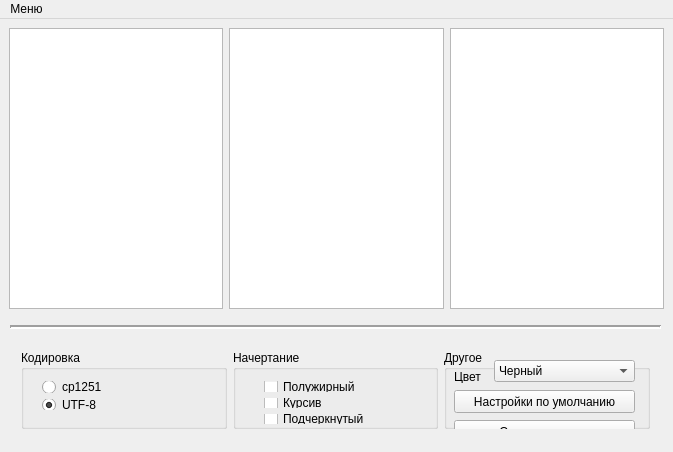
<?xml version="1.0" encoding="UTF-8"?>
<ui version="4.0">
 <class>MainFrame</class>
 <widget class="QMainWindow" name="MainFrame">
  <property name="geometry">
   <rect>
    <x>0</x>
    <y>0</y>
    <width>673</width>
    <height>452</height>
   </rect>
  </property>
  <property name="windowTitle">
   <string>MainFrame</string>
  </property>
  <widget class="QWidget" name="centralWidget">
   <widget class="QWidget" name="horizontalLayoutWidget_2">
    <property name="geometry">
     <rect>
      <x>10</x>
      <y>320</y>
      <width>651</width>
      <height>101</height>
     </rect>
    </property>
    <layout class="QHBoxLayout" name="horizontalLayout_2">
     <item>
      <widget class="QGroupBox" name="groupCodec">
       <property name="title">
        <string>Кодировка</string>
       </property>
       <widget class="QWidget" name="verticalLayoutWidget">
        <property name="geometry">
         <rect>
          <x>10</x>
          <y>20</y>
          <width>191</width>
          <height>51</height>
         </rect>
        </property>
        <layout class="QVBoxLayout" name="verticalLayout">
         <item>
          <widget class="QRadioButton" name="radioCP">
           <property name="text">
            <string>cp1251</string>
           </property>
          </widget>
         </item>
         <item>
          <widget class="QRadioButton" name="radioUTF">
           <property name="text">
            <string>UTF-8</string>
           </property>
           <property name="checked">
            <bool>true</bool>
           </property>
          </widget>
         </item>
        </layout>
       </widget>
      </widget>
     </item>
     <item>
      <widget class="QGroupBox" name="groupStyle">
       <property name="title">
        <string>Начертание</string>
       </property>
       <widget class="QWidget" name="verticalLayoutWidget_2">
        <property name="geometry">
         <rect>
          <x>20</x>
          <y>20</y>
          <width>171</width>
          <height>65</height>
         </rect>
        </property>
        <layout class="QVBoxLayout" name="verticalLayout_2">
         <item>
          <widget class="QCheckBox" name="boxBold">
           <property name="text">
            <string>Полужирный</string>
           </property>
          </widget>
         </item>
         <item>
          <widget class="QCheckBox" name="boxItalic">
           <property name="text">
            <string>Курсив</string>
           </property>
          </widget>
         </item>
         <item>
          <widget class="QCheckBox" name="boxUnder">
           <property name="text">
            <string>Подчеркнутый</string>
           </property>
          </widget>
         </item>
        </layout>
       </widget>
      </widget>
     </item>
     <item>
      <widget class="QGroupBox" name="groupOther">
       <property name="title">
        <string>Другое</string>
       </property>
       <widget class="QLabel" name="label">
        <property name="geometry">
         <rect>
          <x>10</x>
          <y>20</y>
          <width>46</width>
          <height>13</height>
         </rect>
        </property>
        <property name="text">
         <string>Цвет</string>
        </property>
       </widget>
       <widget class="QComboBox" name="comboBox">
        <property name="geometry">
         <rect>
          <x>50</x>
          <y>10</y>
          <width>141</width>
          <height>22</height>
         </rect>
        </property>
        <item>
         <property name="text">
          <string>Черный</string>
         </property>
        </item>
        <item>
         <property name="text">
          <string>Красный</string>
         </property>
        </item>
        <item>
         <property name="text">
          <string>Зеленый</string>
         </property>
        </item>
        <item>
         <property name="text">
          <string>Синий</string>
         </property>
        </item>
        <item>
         <property name="text">
          <string>Серый</string>
         </property>
        </item>
       </widget>
       <widget class="QPushButton" name="pushButton">
        <property name="geometry">
         <rect>
          <x>10</x>
          <y>40</y>
          <width>181</width>
          <height>23</height>
         </rect>
        </property>
        <property name="text">
         <string>Настройки по умолчанию</string>
        </property>
       </widget>
       <widget class="QPushButton" name="pushButtonSave">
        <property name="geometry">
         <rect>
          <x>10</x>
          <y>70</y>
          <width>181</width>
          <height>23</height>
         </rect>
        </property>
        <property name="text">
         <string>Сохранить как...</string>
        </property>
       </widget>
      </widget>
     </item>
    </layout>
   </widget>
   <widget class="Line" name="line">
    <property name="geometry">
     <rect>
      <x>10</x>
      <y>300</y>
      <width>651</width>
      <height>16</height>
     </rect>
    </property>
    <property name="lineWidth">
     <number>2</number>
    </property>
    <property name="orientation">
     <enum>Qt::Horizontal</enum>
    </property>
   </widget>
   <widget class="QTreeView" name="treeView">
    <property name="geometry">
     <rect>
      <x>9</x>
      <y>9</y>
      <width>214</width>
      <height>281</height>
     </rect>
    </property>
   </widget>
   <widget class="QListWidget" name="listWidget">
    <property name="geometry">
     <rect>
      <x>229</x>
      <y>9</y>
      <width>215</width>
      <height>281</height>
     </rect>
    </property>
   </widget>
   <widget class="QTextEdit" name="textEdit">
    <property name="geometry">
     <rect>
      <x>450</x>
      <y>9</y>
      <width>214</width>
      <height>281</height>
     </rect>
    </property>
   </widget>
  </widget>
  <widget class="QMenuBar" name="Mainmenu">
   <property name="geometry">
    <rect>
     <x>0</x>
     <y>0</y>
     <width>673</width>
     <height>21</height>
    </rect>
   </property>
   <property name="cursor">
    <cursorShape>PointingHandCursor</cursorShape>
   </property>
   <widget class="QMenu" name="menumain">
    <property name="title">
     <string>Меню</string>
    </property>
    <addaction name="action_help"/>
    <addaction name="action_exit"/>
   </widget>
   <addaction name="menumain"/>
  </widget>
  <action name="action_help">
   <property name="text">
    <string>Помощь</string>
   </property>
   <property name="shortcut">
    <string>Ctrl+A</string>
   </property>
  </action>
  <action name="action_exit">
   <property name="text">
    <string>Выход</string>
   </property>
   <property name="shortcut">
    <string>Ctrl+E</string>
   </property>
  </action>
 </widget>
 <layoutdefault spacing="6" margin="11"/>
 <tabstops>
  <tabstop>treeView</tabstop>
  <tabstop>listWidget</tabstop>
  <tabstop>textEdit</tabstop>
  <tabstop>radioCP</tabstop>
  <tabstop>radioUTF</tabstop>
  <tabstop>boxBold</tabstop>
  <tabstop>boxUnder</tabstop>
  <tabstop>boxItalic</tabstop>
  <tabstop>comboBox</tabstop>
  <tabstop>pushButton</tabstop>
  <tabstop>pushButtonSave</tabstop>
 </tabstops>
 <resources/>
 <connections/>
</ui>
